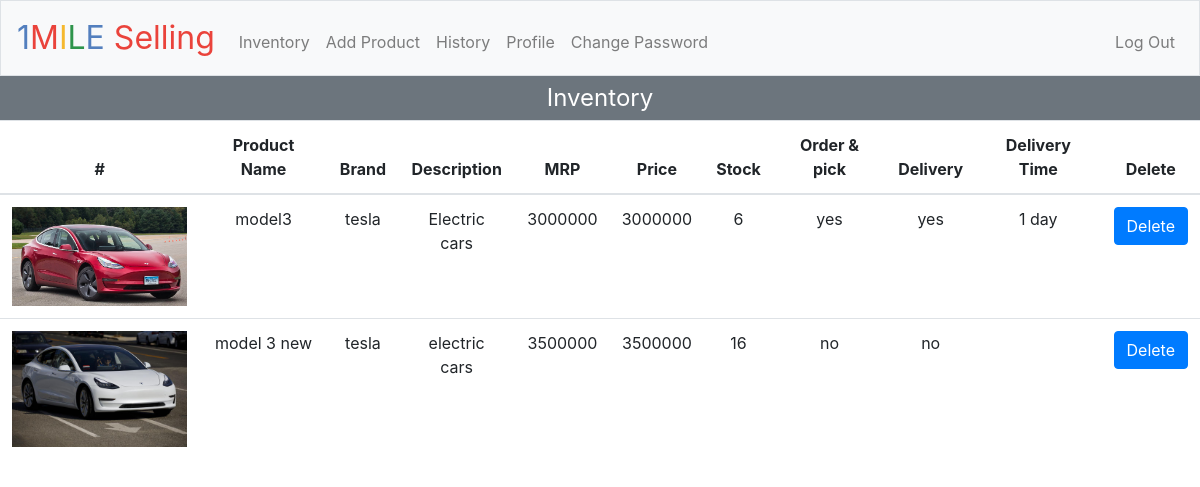
The page /inventory (signed in) on the database its author committed.
### tables this page shows
CREATE TABLE 'products' ('product_id' integer PRIMARY KEY AUTOINCREMENT NOT NULL,'seller_phone' text NOT NULL, 'product_name' text, 'image' text, 'brand' text, 'description' text, 'mrp' text, 'price' text, 'stock' integer, 'order_pick' text, 'delivery' text,'delivery_time' text);

### application.py (the view)
@app.route("/inventory")
@seller_login_required
def inventory():
    rows=db.execute("SELECT * FROM products WHERE seller_phone=:seller_phone",seller_phone=session.get("seller_phone"))
    return render_template("inventory.html",rows=rows)

### helpers.py (called while the page is built)
def seller_login_required(f):
    @wraps(f)
    def decorated_function(*args, **kwargs):
        if session.get("seller_phone") is None:
            return redirect("/seller_login")
        return f(*args, **kwargs)
    return decorated_function

### templates/inventory.html (shortened to what this page needs)
{% extends "layout.html" %}
{% block main %}
<div class="p-1 bg-secondary text-white" style="font-size:150%">Inventory</div>
<table class="table table-hover">
            <thead>
            <tr>
              <th scope="col">#</th>
              <th scope="col">Product Name</th>
              <th scope="col">Brand</th>
              <th scope="col">Description</th>
              <th scope="col">MRP</th>
              <th scope="col">Price</th>
              <th scope="col">Stock</th>
              <th scope="col">Order & pick</th>
              <th scope="col">Delivery</th>
              <th scope="col">Delivery Time</th>
              <th scope="col">Delete</th>
            </tr>
            </thead>
            <tbody>
            {% for row in rows %}
            <tr class='clickable-row' style="cursor:pointer" data-url="/edit_product?product_id={{row.product_id}}">
              <td scope="row"><img alt="{{row.product_name}}" src="{{url_for('static',filename='product_images/' + row.image)}}" class="img-thumbnail-fluid"></td>
              <td>{{row.product_name}}</td>
              <td>{{row.brand}}</td>
              <td>{{row.description}}</td>
              <td>{{row.mrp}}</td>
              <td>{{row.price}}</td>
              <td>{{row.stock}}</td>
              <td>{{row.order_pick}}</td>
              <td>{{row.delivery}}</td>
              <td>{{row.delivery_time}}</td>
               <td><a class="btn btn-primary" type="button" href="/delete?product_id={{row.product_id}}&image={{row.image}}" style="cursor: pointer">Delete</a></td>
            </tr>
           {% endfor %}
            </tbody>
        </table>
{% endblock %}

### templates/layout.html (shortened to what this page needs)
<!DOCTYPE html>
<html lang="en">
    <head>
        <link href="https://maxcdn.bootstrapcdn.com/bootstrap/4.0.0-beta.2/css/bootstrap.min.css" rel="stylesheet"/>
        <link href="/static/styles.css" rel="stylesheet"/>
    </head>
    <body>
        <nav class="navbar navbar-expand-sm navbar-light bg-light border">
        {% if session.seller_phone %}
            <a class="navbar-brand" href= "/seller_index"><span class="blue">1</span><span class="red">M</span><span class="yellow">I</span><span class="green">L</span><span class="blue">E</span> <span class="red">Selling</span></a>
        {% endif %}
            <div class="collapse navbar-collapse" id="navbar">
                {% if session.user_phone %}
                    <ul class="navbar-nav mr-auto mt-2">
                        <li class="nav-item"><a class="nav-link" href="/user_orders">Orders</a></li>
                       <li class="nav-item"><a class="nav-link" href="/user_profile">Profile</a></li>
                       <li class="nav-item"><a class="nav-link" href="/user_password">Change Password</a></li>
                    </ul>
                    <ul class="navbar-nav ml-auto mt-2">
                        <li class="nav-item"><a class="nav-link" href="/logout">Log Out</a></li>
                    </ul>
                {% elif session.seller_phone %}
                    <ul class="navbar-nav mr-auto mt-2">
                        <li class="nav-item"><a class="nav-link" href="/inventory">Inventory</a></li>
                        <li class="nav-item"><a class="nav-link" href="/add_product">Add Product</a></li>
                        <li class="nav-item"><a class="nav-link" href="/history">History</a></li>
                        <li class="nav-item"><a class="nav-link" href="/seller_profile">Profile</a></li>
                         <li class="nav-item"><a class="nav-link" href="/seller_password">Change Password</a></li>
                    </ul>
                    <ul class="navbar-nav ml-auto mt-2">
                        <li class="nav-item"><a class="nav-link" href="/logout">Log Out</a></li>
                    </ul>
                {% else %}
                    <ul class="navbar-nav ml-auto mt-2">
                        <li class="nav-item"><a class="nav-link" href="/seller_login">Sell on 1mile</a></li>
                    </ul>
                {% endif %}
            </div>
        </nav>
        <main>
            {% block main %}{% endblock %}
        </main>
    </body>
</html>

### static/styles.css (style rules this page uses)
html, body,main { height: 100%; margin: 0; padding: 0; }
nav .navbar-brand { font-size: xx-large; }
nav .navbar-brand .blue { color: #537fbe; }
nav .navbar-brand .red { color: #ea433b; }
nav .navbar-brand .yellow { color: #f5b82e; }
nav .navbar-brand .green { color: #2e944b; }
main { overflow-x: auto; text-align: center; }
main img { max-width: 100%; }
img { width: 200px; }

### rows shown on the page
products: image (picture), product_name "model3", brand "tesla", description "Electric cars", mrp "3000000", price "3000000", stock "6", order_pick "yes", delivery "yes", delivery_time "1 day"
products: image (picture), product_name "model 3 new", brand "tesla", description "electric cars", mrp "3500000", price "3500000", stock "16", order_pick "no", delivery "no"
